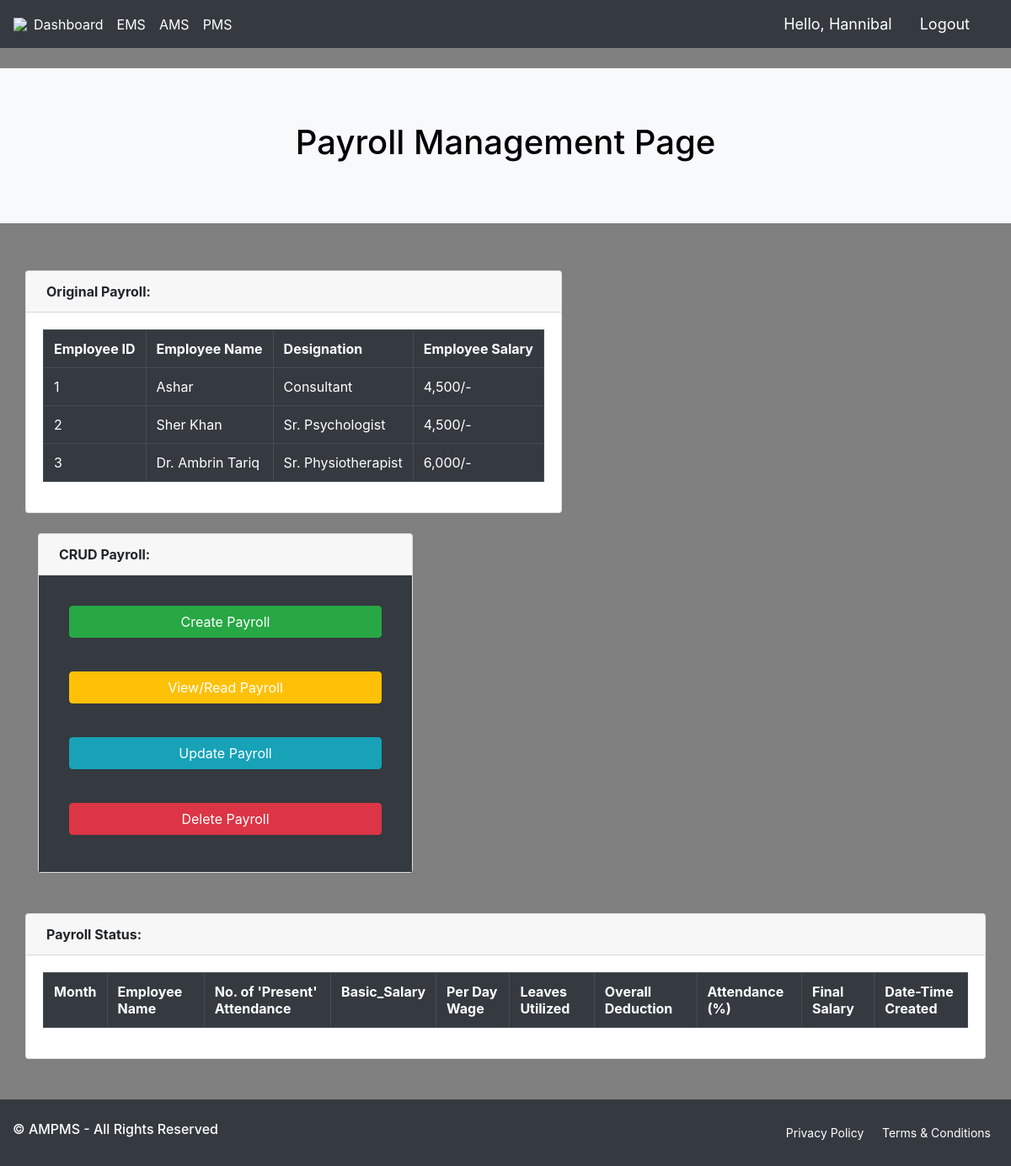
The page /payroll/ (signed in) on the database its author committed.
### Project/models.py (models this page shows, shortened)
class Employee(models.Model):
    DEPARTMENT = (
        ('Psychologist', 'Psychologist'),
        ('Physiotherapist', 'Physiotherapist'),
        ('Consultant', 'Consultant'),
        ('Intern', 'Intern')
    )
    EDUCATION = (
        ('Bachelors', 'Bachelors'),
        ('Masters', 'Masters')
    )
    employee_user_id = models.OneToOneField(User, null=True, blank=False, on_delete=models.CASCADE)
    Full_Name = models.CharField(max_length=200, null=True)
    Email_Address = models.EmailField(max_length=200, null=True)
    CNIC = models.CharField(max_length=200, null=True)
    Password = models.CharField(max_length=200, blank=True, null=True)
    Confirm_Password = models.CharField(max_length=200, blank=True, null=True)
    Phone_No = models.CharField(max_length=200, null=True)
    Department = models.CharField(max_length=200, null=True, choices=DEPARTMENT)
    Designation = models.CharField(max_length=200, null=True)
    Salary = models.CharField(max_length=100, null=True)
    Experience = models.CharField(max_length=200, null=True)
    Education = models.CharField(max_length=200, null=True, choices=EDUCATION)
    Profile_Pic = models.ImageField(default="Male Profile Avatar.png", null=True, blank=True)
    Date_created = models.DateTimeField(auto_now_add=True)

### Project/decorators.py (the view)
        def wrapper_func(request, *args, **kwargs):
            group = None
            if request.user.groups.exists():
                group = request.user.groups.all()[0].name
            if group in allowed_roles:
                return view_func(request, *args, **kwargs)
            else:
                return HttpResponse('You are not authorized to view this page')

### Project/views.py (called while the page is built)
@login_required(login_url=login_page)
@allowed_users(allowed_roles=['Admin'])
def payroll(request):
    emp = Employee.objects.all()
    context = {'Employee': emp}
    return render(request, 'projects/PMS.html', context)

### Project/templates/projects/PMS.html (shortened to what this page needs)
{% extends 'projects/Main.html' %}
{% block content %}
<br>
<div class="jumbotron jumbotron-fluid bg-light">
    <h1 align="center">
        <font color="Black">Payroll Management Page</font>
    </h1>
</div>
<br>
<div class="container">
    <div class="row">
        <div class="col-md-6.5">
            <div class="card mb-4">
                <div class="card-header"><b>Original Payroll:</b></div>
                <div class="card-body">
                    <div class="table-responsive">
                        <table class="table table-bordered table-dark text-white" id="dataTable" width="100%" cellspacing="0">
                            <tr>
                                <th>Employee ID</th>
                                <th>Employee Name</th>
                                <th>Designation</th>
                                <th>Employee Salary</th>
                            </tr>
                            {% for emp in Employee %}
                            <tr>
                                <td>{{emp.id}}</td>
                                <td>{{emp.Full_Name}}</td>
                                <td>{{emp.Designation}}</td>
                                <td>{{emp.Salary}}</td>
                            </tr>
                            {% endfor %}
                        </table>
                    </div>
                </div>
            </div>
        </div>
    </div>
    <div class="row">
        <div class="col-md-5">
            <div class="card mb-4">
                <div class="card-header"><b>CRUD Payroll:</b></div>
                <div class="card-body bg-dark">
                    <div class="p-3 mb-2 bg-gradient-info text-white">
                        <a class="btn btn-success btn-white btn-block" href="{% url 'add_payrollform' %}">Create Payroll</a>
                    </div>
                    <div class="p-3 mb-2 bg-gradient-info text-white">
                        <a class="btn btn-warning text-white btn-block" href="">View/Read Payroll</a>
                    </div>
                    <div class="p-3 mb-2 bg-gradient-info text-white">
                        <a class="btn btn-info btn-white btn-block" href="">Update Payroll</a>
                    </div>
                    <div class="p-3 mb-2 bg-gradient-info text-white">
                        <a class="btn btn-danger btn-white btn-block" href="">Delete Payroll</a>
                    </div>
                </div>
            </div>
        </div>
    </div>
    <br>
    <div class="row">
        <div class="col-md-9.5">
            <div class="card mb-5">
                <div class="card-header"><b>Payroll Status:</b></div>
                <div class="card-body">
                    <div class="table-responsive">
                        <table class="table table-bordered table-dark text-white" width="100%" cellspacing="0">
                            <tr>
                                <th>Month</th>
                                <th>Employee Name</th>
                                <th>No. of 'Present' Attendance</th>
                                <th>Basic_Salary</th>
                                <th>Per Day Wage</th>
                                <th>Leaves Utilized</th>
                                <th>Overall Deduction</th>
                                <th>Attendance (%)</th>
                                <th>Final Salary</th>
                                <th>Date-Time Created</th>
                            </tr>
                        </table>
                    </div>
                </div>
            </div>
        </div>
    </div>
</div>
{% endblock %}

### Project/templates/projects/Navbar.html (shortened to what this page needs)
{% load static %}
<nav class="navbar navbar-expand-lg navbar-light bg-dark">
  <img src="{% static 'Images/logo final test.png' %}">
  <div class="collapse navbar-collapse" id="navbarNav">
    <ul class="navbar-nav">
      <li class="nav-item active">
        <a class="nav-link nav text-white" href="{% url 'home' %}">Dashboard</a>
      </li>
      <li class="nav-item active">
        <a class="nav-link nav text-white" href="{% url 'user' %}">EMS</a>
      </li>
      <li class="nav-item active">
        <a class="nav-link nav text-white" href="{% url 'attendance' %}">AMS</a>
      </li>
      <li class="nav-item active">
        <a class="nav-link nav text-white" href="{% url 'payroll' %}">PMS</a>
      </li>
    </ul>
  </div>
  <span class="hello-msg">Hello, {{request.user}}</span>
  <span><a class="hello-msg btn btn-dark" href="{% url 'logout_user' %}">Logout</a></span>
</nav>

### Project/templates/projects/Main.html (style rules this page uses)
body, html { margin: 0; padding: 0; height: 100%; background: Grey !important; }

### Project/templates/projects/Navbar.html (style rules this page uses)
.hello-msg { font-size: 18px; color: #fff; margin-right: 20px; }

### rows shown on the page
Employee: id "1", Full_Name "Ashar", Designation "Consultant", Salary "4,500/-"
Employee: id "2", Full_Name "Sher Khan", Designation "Sr. Psychologist", Salary "4,500/-"
Employee: id "3", Full_Name "Dr. Ambrin Tariq", Designation "Sr. Physiotherapist", Salary "6,000/-"

### other values the page prints
{{ request.user }} "Hannibal"
